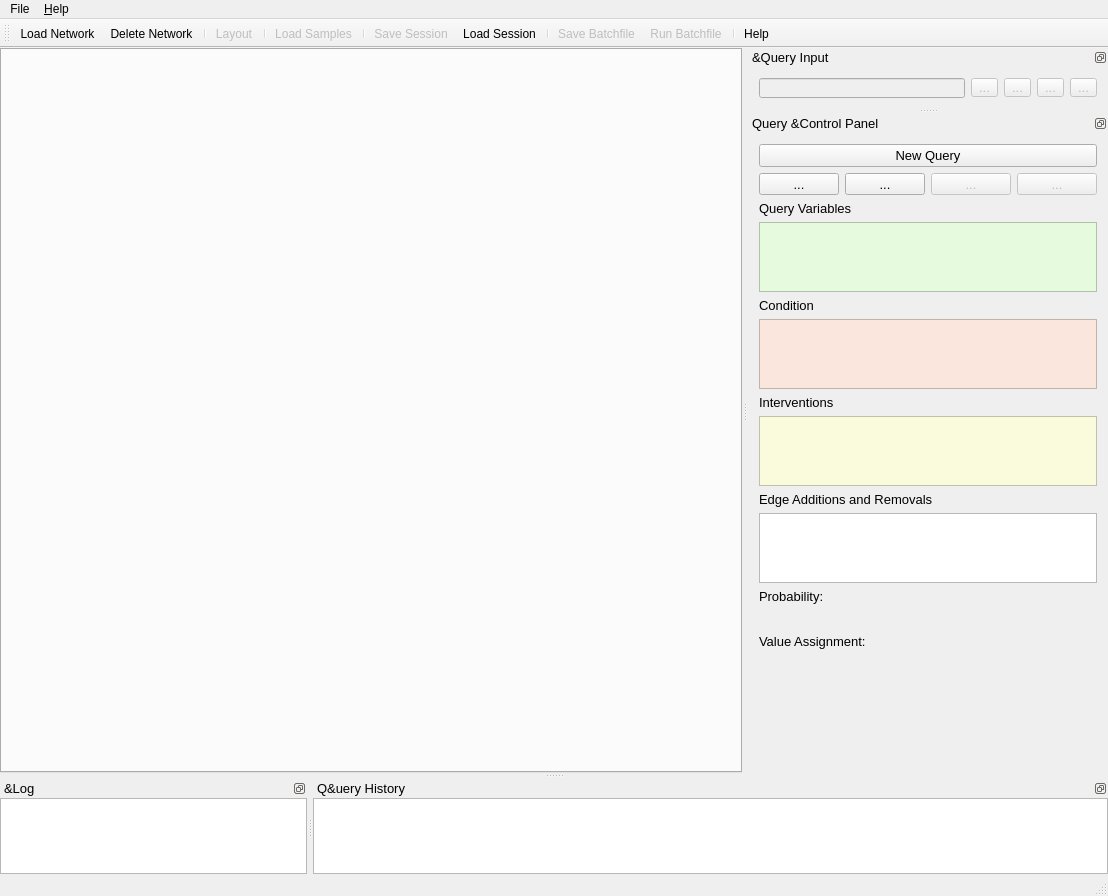
<?xml version="1.0" encoding="UTF-8"?>
<ui version="4.0">
 <class>MainWindow</class>
 <widget class="QMainWindow" name="MainWindow">
  <property name="windowModality">
   <enum>Qt::WindowModal</enum>
  </property>
  <property name="geometry">
   <rect>
    <x>0</x>
    <y>0</y>
    <width>1108</width>
    <height>896</height>
   </rect>
  </property>
  <property name="sizePolicy">
   <sizepolicy hsizetype="Expanding" vsizetype="Expanding">
    <horstretch>0</horstretch>
    <verstretch>0</verstretch>
   </sizepolicy>
  </property>
  <property name="focusPolicy">
   <enum>Qt::NoFocus</enum>
  </property>
  <property name="acceptDrops">
   <bool>false</bool>
  </property>
  <property name="windowTitle">
   <string>Causal Trail</string>
  </property>
  <widget class="QWidget" name="centralWidget">
   <property name="sizePolicy">
    <sizepolicy hsizetype="Expanding" vsizetype="Expanding">
     <horstretch>0</horstretch>
     <verstretch>0</verstretch>
    </sizepolicy>
   </property>
   <layout class="QHBoxLayout" name="horizontalLayout_2">
    <property name="spacing">
     <number>0</number>
    </property>
    <property name="leftMargin">
     <number>0</number>
    </property>
    <property name="topMargin">
     <number>0</number>
    </property>
    <property name="rightMargin">
     <number>0</number>
    </property>
    <property name="bottomMargin">
     <number>0</number>
    </property>
    <item>
     <widget class="QTabWidget" name="tabWidget">
      <property name="sizePolicy">
       <sizepolicy hsizetype="Expanding" vsizetype="Expanding">
        <horstretch>0</horstretch>
        <verstretch>0</verstretch>
       </sizepolicy>
      </property>
      <property name="currentIndex">
       <number>-1</number>
      </property>
      <property name="tabsClosable">
       <bool>true</bool>
      </property>
      <property name="movable">
       <bool>false</bool>
      </property>
     </widget>
    </item>
   </layout>
  </widget>
  <widget class="QMenuBar" name="menuBar">
   <property name="geometry">
    <rect>
     <x>0</x>
     <y>0</y>
     <width>1108</width>
     <height>25</height>
    </rect>
   </property>
   <widget class="QMenu" name="menuProgram">
    <property name="title">
     <string>&amp;Help</string>
    </property>
    <addaction name="actionAbout"/>
    <addaction name="actionHelp"/>
   </widget>
   <widget class="QMenu" name="menuFile">
    <property name="title">
     <string>File</string>
    </property>
    <addaction name="actionNew_Network"/>
    <addaction name="actionDelete_Network"/>
    <addaction name="actionLoad_Samples_2"/>
    <addaction name="actionSave_Session"/>
    <addaction name="actionLoad_Session_2"/>
    <addaction name="actionCreate_Batchfile_2"/>
    <addaction name="separator"/>
    <addaction name="actionExecute_Batchfile_2"/>
    <addaction name="actionLayout_2"/>
    <addaction name="separator"/>
    <addaction name="actionClose"/>
   </widget>
   <addaction name="menuFile"/>
   <addaction name="menuProgram"/>
  </widget>
  <widget class="QStatusBar" name="statusBar">
   <property name="enabled">
    <bool>true</bool>
   </property>
  </widget>
  <widget class="QToolBar" name="toolBar">
   <property name="enabled">
    <bool>true</bool>
   </property>
   <property name="windowTitle">
    <string>toolBar</string>
   </property>
   <property name="toolButtonStyle">
    <enum>Qt::ToolButtonTextBesideIcon</enum>
   </property>
   <attribute name="toolBarArea">
    <enum>TopToolBarArea</enum>
   </attribute>
   <attribute name="toolBarBreak">
    <bool>false</bool>
   </attribute>
   <addaction name="actionNewNetwork"/>
   <addaction name="actionDeleteNetwork"/>
   <addaction name="separator"/>
   <addaction name="actionLayout"/>
   <addaction name="separator"/>
   <addaction name="actionLoad_Samples"/>
   <addaction name="separator"/>
   <addaction name="actionSaveSession"/>
   <addaction name="actionLoad_Session"/>
   <addaction name="separator"/>
   <addaction name="actionCreate_Batchfile"/>
   <addaction name="actionExecute_Batchfile"/>
   <addaction name="separator"/>
   <addaction name="actionHelp_2"/>
  </widget>
  <widget class="QDockWidget" name="dockWidget_4">
   <property name="sizePolicy">
    <sizepolicy hsizetype="Expanding" vsizetype="Expanding">
     <horstretch>0</horstretch>
     <verstretch>0</verstretch>
    </sizepolicy>
   </property>
   <property name="minimumSize">
    <size>
     <width>0</width>
     <height>0</height>
    </size>
   </property>
   <property name="maximumSize">
    <size>
     <width>1920</width>
     <height>1080</height>
    </size>
   </property>
   <property name="font">
    <font>
     <pointsize>10</pointsize>
    </font>
   </property>
   <property name="features">
    <set>QDockWidget::DockWidgetFloatable|QDockWidget::DockWidgetMovable</set>
   </property>
   <property name="allowedAreas">
    <set>Qt::AllDockWidgetAreas</set>
   </property>
   <property name="windowTitle">
    <string>&amp;Log</string>
   </property>
   <attribute name="dockWidgetArea">
    <number>8</number>
   </attribute>
   <widget class="QWidget" name="dockWidgetContents_6">
    <property name="sizePolicy">
     <sizepolicy hsizetype="Ignored" vsizetype="Ignored">
      <horstretch>0</horstretch>
      <verstretch>0</verstretch>
     </sizepolicy>
    </property>
    <layout class="QGridLayout" name="gridLayout_3">
     <property name="sizeConstraint">
      <enum>QLayout::SetNoConstraint</enum>
     </property>
     <property name="leftMargin">
      <number>0</number>
     </property>
     <property name="topMargin">
      <number>0</number>
     </property>
     <property name="rightMargin">
      <number>0</number>
     </property>
     <property name="bottomMargin">
      <number>0</number>
     </property>
     <property name="spacing">
      <number>0</number>
     </property>
     <item row="0" column="0">
      <widget class="ListWidgetMultiCopy" name="Output">
       <property name="sizePolicy">
        <sizepolicy hsizetype="Preferred" vsizetype="Expanding">
         <horstretch>0</horstretch>
         <verstretch>0</verstretch>
        </sizepolicy>
       </property>
       <property name="maximumSize">
        <size>
         <width>16777215</width>
         <height>16777215</height>
        </size>
       </property>
       <property name="acceptDrops">
        <bool>false</bool>
       </property>
       <property name="layoutDirection">
        <enum>Qt::LeftToRight</enum>
       </property>
       <property name="autoFillBackground">
        <bool>true</bool>
       </property>
       <property name="sizeAdjustPolicy">
        <enum>QAbstractScrollArea::AdjustToContentsOnFirstShow</enum>
       </property>
       <property name="selectionMode">
        <enum>QAbstractItemView::ContiguousSelection</enum>
       </property>
       <property name="selectionBehavior">
        <enum>QAbstractItemView::SelectItems</enum>
       </property>
       <property name="movement">
        <enum>QListView::Static</enum>
       </property>
       <property name="resizeMode">
        <enum>QListView::Adjust</enum>
       </property>
      </widget>
     </item>
    </layout>
   </widget>
  </widget>
  <widget class="QDockWidget" name="dockWidget_2">
   <property name="enabled">
    <bool>true</bool>
   </property>
   <property name="sizePolicy">
    <sizepolicy hsizetype="Expanding" vsizetype="Expanding">
     <horstretch>0</horstretch>
     <verstretch>0</verstretch>
    </sizepolicy>
   </property>
   <property name="minimumSize">
    <size>
     <width>0</width>
     <height>0</height>
    </size>
   </property>
   <property name="maximumSize">
    <size>
     <width>1920</width>
     <height>60</height>
    </size>
   </property>
   <property name="font">
    <font>
     <pointsize>10</pointsize>
    </font>
   </property>
   <property name="features">
    <set>QDockWidget::DockWidgetFloatable|QDockWidget::DockWidgetMovable</set>
   </property>
   <property name="windowTitle">
    <string>&amp;Query Input</string>
   </property>
   <attribute name="dockWidgetArea">
    <number>2</number>
   </attribute>
   <widget class="QWidget" name="dockWidgetContents_4">
    <property name="enabled">
     <bool>false</bool>
    </property>
    <layout class="QHBoxLayout" name="horizontalLayout">
     <item>
      <widget class="QLineEdit" name="Input">
       <property name="minimumSize">
        <size>
         <width>0</width>
         <height>20</height>
        </size>
       </property>
       <property name="font">
        <font>
         <pointsize>12</pointsize>
        </font>
       </property>
       <property name="readOnly">
        <bool>false</bool>
       </property>
      </widget>
     </item>
     <item>
      <widget class="QToolButton" name="executeQueryButton">
       <property name="minimumSize">
        <size>
         <width>16</width>
         <height>16</height>
        </size>
       </property>
       <property name="text">
        <string>...</string>
       </property>
       <property name="icon">
        <iconset theme="dialog-ok-apply">
         <normaloff/>
        </iconset>
       </property>
      </widget>
     </item>
     <item>
      <widget class="QToolButton" name="deleteQueryButton">
       <property name="minimumSize">
        <size>
         <width>16</width>
         <height>16</height>
        </size>
       </property>
       <property name="text">
        <string>...</string>
       </property>
       <property name="icon">
        <iconset theme="edit-delete">
         <normaloff/>
        </iconset>
       </property>
      </widget>
     </item>
     <item>
      <widget class="QToolButton" name="loadPreviousQueryButton">
       <property name="enabled">
        <bool>false</bool>
       </property>
       <property name="minimumSize">
        <size>
         <width>16</width>
         <height>16</height>
        </size>
       </property>
       <property name="text">
        <string>...</string>
       </property>
       <property name="icon">
        <iconset theme="edit-undo">
         <normaloff/>
        </iconset>
       </property>
      </widget>
     </item>
     <item>
      <widget class="QToolButton" name="loadSuccessorQueryButton">
       <property name="enabled">
        <bool>false</bool>
       </property>
       <property name="minimumSize">
        <size>
         <width>16</width>
         <height>16</height>
        </size>
       </property>
       <property name="text">
        <string>...</string>
       </property>
       <property name="icon">
        <iconset theme="edit-redo">
         <normaloff/>
        </iconset>
       </property>
      </widget>
     </item>
    </layout>
   </widget>
  </widget>
  <widget class="QDockWidget" name="dockWidget_5">
   <property name="sizePolicy">
    <sizepolicy hsizetype="Expanding" vsizetype="Expanding">
     <horstretch>0</horstretch>
     <verstretch>0</verstretch>
    </sizepolicy>
   </property>
   <property name="minimumSize">
    <size>
     <width>0</width>
     <height>0</height>
    </size>
   </property>
   <property name="font">
    <font>
     <pointsize>10</pointsize>
    </font>
   </property>
   <property name="layoutDirection">
    <enum>Qt::LeftToRight</enum>
   </property>
   <property name="features">
    <set>QDockWidget::DockWidgetFloatable|QDockWidget::DockWidgetMovable</set>
   </property>
   <property name="windowTitle">
    <string>Query &amp;Control Panel</string>
   </property>
   <attribute name="dockWidgetArea">
    <number>2</number>
   </attribute>
   <widget class="QWidget" name="dockWidgetContents_2">
    <property name="sizePolicy">
     <sizepolicy hsizetype="Expanding" vsizetype="Expanding">
      <horstretch>0</horstretch>
      <verstretch>0</verstretch>
     </sizepolicy>
    </property>
    <layout class="QVBoxLayout" name="verticalLayout_4">
     <item>
      <widget class="QPushButton" name="newQuery">
       <property name="sizePolicy">
        <sizepolicy hsizetype="Expanding" vsizetype="Fixed">
         <horstretch>0</horstretch>
         <verstretch>0</verstretch>
        </sizepolicy>
       </property>
       <property name="minimumSize">
        <size>
         <width>80</width>
         <height>0</height>
        </size>
       </property>
       <property name="font">
        <font>
         <pointsize>10</pointsize>
        </font>
       </property>
       <property name="layoutDirection">
        <enum>Qt::LeftToRight</enum>
       </property>
       <property name="text">
        <string>New Query</string>
       </property>
      </widget>
     </item>
     <item>
      <layout class="QHBoxLayout" name="horizontalLayout_4">
       <property name="leftMargin">
        <number>0</number>
       </property>
       <item>
        <widget class="QToolButton" name="executeQueryButton_2">
         <property name="sizePolicy">
          <sizepolicy hsizetype="Fixed" vsizetype="Fixed">
           <horstretch>0</horstretch>
           <verstretch>0</verstretch>
          </sizepolicy>
         </property>
         <property name="minimumSize">
          <size>
           <width>80</width>
           <height>0</height>
          </size>
         </property>
         <property name="layoutDirection">
          <enum>Qt::LeftToRight</enum>
         </property>
         <property name="text">
          <string>...</string>
         </property>
         <property name="icon">
          <iconset theme="dialog-ok-apply">
           <normaloff/>
          </iconset>
         </property>
        </widget>
       </item>
       <item>
        <widget class="QToolButton" name="deleteQueryButton_2">
         <property name="sizePolicy">
          <sizepolicy hsizetype="Fixed" vsizetype="Fixed">
           <horstretch>0</horstretch>
           <verstretch>0</verstretch>
          </sizepolicy>
         </property>
         <property name="minimumSize">
          <size>
           <width>80</width>
           <height>0</height>
          </size>
         </property>
         <property name="layoutDirection">
          <enum>Qt::LeftToRight</enum>
         </property>
         <property name="text">
          <string>...</string>
         </property>
         <property name="icon">
          <iconset theme="edit-delete">
           <normaloff/>
          </iconset>
         </property>
        </widget>
       </item>
       <item>
        <widget class="QToolButton" name="loadPreviousQueryButton_2">
         <property name="enabled">
          <bool>false</bool>
         </property>
         <property name="sizePolicy">
          <sizepolicy hsizetype="Fixed" vsizetype="Fixed">
           <horstretch>0</horstretch>
           <verstretch>0</verstretch>
          </sizepolicy>
         </property>
         <property name="minimumSize">
          <size>
           <width>80</width>
           <height>0</height>
          </size>
         </property>
         <property name="layoutDirection">
          <enum>Qt::LeftToRight</enum>
         </property>
         <property name="text">
          <string>...</string>
         </property>
         <property name="icon">
          <iconset theme="edit-undo">
           <normaloff/>
          </iconset>
         </property>
        </widget>
       </item>
       <item>
        <widget class="QToolButton" name="loadSuccessorQueryButton_2">
         <property name="enabled">
          <bool>false</bool>
         </property>
         <property name="sizePolicy">
          <sizepolicy hsizetype="Fixed" vsizetype="Fixed">
           <horstretch>0</horstretch>
           <verstretch>0</verstretch>
          </sizepolicy>
         </property>
         <property name="minimumSize">
          <size>
           <width>80</width>
           <height>0</height>
          </size>
         </property>
         <property name="layoutDirection">
          <enum>Qt::LeftToRight</enum>
         </property>
         <property name="text">
          <string>...</string>
         </property>
         <property name="icon">
          <iconset theme="edit-redo">
           <normaloff/>
          </iconset>
         </property>
        </widget>
       </item>
      </layout>
     </item>
     <item>
      <widget class="QLabel" name="queryLabel">
       <property name="text">
        <string>Query Variables</string>
       </property>
      </widget>
     </item>
     <item>
      <widget class="QListWidget" name="queryVariableList">
       <property name="font">
        <font>
         <pointsize>10</pointsize>
        </font>
       </property>
       <property name="autoFillBackground">
        <bool>true</bool>
       </property>
       <property name="styleSheet">
        <string notr="true">background-color: hsv(100, 30, 250)</string>
       </property>
       <property name="sizeAdjustPolicy">
        <enum>QAbstractScrollArea::AdjustToContents</enum>
       </property>
      </widget>
     </item>
     <item>
      <widget class="QLabel" name="conditionLabel">
       <property name="text">
        <string>Condition</string>
       </property>
      </widget>
     </item>
     <item>
      <widget class="QListWidget" name="conditionVariableList">
       <property name="font">
        <font>
         <pointsize>10</pointsize>
        </font>
       </property>
       <property name="styleSheet">
        <string notr="true">background-color: hsv(20, 30, 250)</string>
       </property>
       <property name="sizeAdjustPolicy">
        <enum>QAbstractScrollArea::AdjustToContents</enum>
       </property>
      </widget>
     </item>
     <item>
      <widget class="QLabel" name="interventionLabel">
       <property name="text">
        <string>Interventions</string>
       </property>
      </widget>
     </item>
     <item>
      <widget class="QListWidget" name="interventionVariableList">
       <property name="sizePolicy">
        <sizepolicy hsizetype="Expanding" vsizetype="Expanding">
         <horstretch>0</horstretch>
         <verstretch>0</verstretch>
        </sizepolicy>
       </property>
       <property name="font">
        <font>
         <pointsize>10</pointsize>
        </font>
       </property>
       <property name="styleSheet">
        <string notr="true">background-color: hsv(60, 30, 250)</string>
       </property>
       <property name="sizeAdjustPolicy">
        <enum>QAbstractScrollArea::AdjustToContents</enum>
       </property>
      </widget>
     </item>
     <item>
      <widget class="QLabel" name="edgeAdReLabel">
       <property name="text">
        <string>Edge Additions and Removals</string>
       </property>
      </widget>
     </item>
     <item>
      <widget class="QListWidget" name="edgeAdditionsRemovalList">
       <property name="sizePolicy">
        <sizepolicy hsizetype="Expanding" vsizetype="Expanding">
         <horstretch>0</horstretch>
         <verstretch>0</verstretch>
        </sizepolicy>
       </property>
       <property name="font">
        <font>
         <pointsize>10</pointsize>
        </font>
       </property>
       <property name="sizeAdjustPolicy">
        <enum>QAbstractScrollArea::AdjustIgnored</enum>
       </property>
      </widget>
     </item>
     <item>
      <layout class="QVBoxLayout" name="verticalLayout_2">
       <item>
        <widget class="QLabel" name="probLabel">
         <property name="text">
          <string>Probability: </string>
         </property>
        </widget>
       </item>
       <item>
        <widget class="QLabel" name="probResultLabel">
         <property name="sizePolicy">
          <sizepolicy hsizetype="Expanding" vsizetype="Expanding">
           <horstretch>0</horstretch>
           <verstretch>0</verstretch>
          </sizepolicy>
         </property>
         <property name="minimumSize">
          <size>
           <width>100</width>
           <height>0</height>
          </size>
         </property>
         <property name="font">
          <font>
           <family>Monospace</family>
           <pointsize>12</pointsize>
          </font>
         </property>
         <property name="text">
          <string/>
         </property>
         <property name="alignment">
          <set>Qt::AlignLeading|Qt::AlignLeft|Qt::AlignVCenter</set>
         </property>
        </widget>
       </item>
      </layout>
     </item>
     <item>
      <layout class="QVBoxLayout" name="verticalLayout">
       <item>
        <widget class="QLabel" name="valueLabel">
         <property name="text">
          <string>Value Assignment:</string>
         </property>
        </widget>
       </item>
       <item>
        <widget class="QLabel" name="valueMaxLabel">
         <property name="sizePolicy">
          <sizepolicy hsizetype="Expanding" vsizetype="Expanding">
           <horstretch>0</horstretch>
           <verstretch>0</verstretch>
          </sizepolicy>
         </property>
         <property name="minimumSize">
          <size>
           <width>100</width>
           <height>0</height>
          </size>
         </property>
         <property name="font">
          <font>
           <family>Monospace</family>
           <pointsize>12</pointsize>
          </font>
         </property>
         <property name="toolTip">
          <string/>
         </property>
         <property name="text">
          <string/>
         </property>
         <property name="scaledContents">
          <bool>false</bool>
         </property>
         <property name="alignment">
          <set>Qt::AlignLeading|Qt::AlignLeft|Qt::AlignVCenter</set>
         </property>
        </widget>
       </item>
      </layout>
     </item>
     <item>
      <spacer name="verticalSpacer">
       <property name="orientation">
        <enum>Qt::Vertical</enum>
       </property>
       <property name="sizeHint" stdset="0">
        <size>
         <width>20</width>
         <height>1080</height>
        </size>
       </property>
      </spacer>
     </item>
    </layout>
   </widget>
  </widget>
  <widget class="QDockWidget" name="dockWidget_3">
   <property name="sizePolicy">
    <sizepolicy hsizetype="Expanding" vsizetype="Expanding">
     <horstretch>0</horstretch>
     <verstretch>0</verstretch>
    </sizepolicy>
   </property>
   <property name="minimumSize">
    <size>
     <width>0</width>
     <height>0</height>
    </size>
   </property>
   <property name="font">
    <font>
     <pointsize>10</pointsize>
    </font>
   </property>
   <property name="features">
    <set>QDockWidget::DockWidgetFloatable|QDockWidget::DockWidgetMovable</set>
   </property>
   <property name="windowTitle">
    <string>Q&amp;uery History</string>
   </property>
   <attribute name="dockWidgetArea">
    <number>8</number>
   </attribute>
   <widget class="QWidget" name="dockWidgetContents_3">
    <layout class="QVBoxLayout" name="verticalLayout_3">
     <property name="spacing">
      <number>0</number>
     </property>
     <property name="leftMargin">
      <number>0</number>
     </property>
     <property name="topMargin">
      <number>0</number>
     </property>
     <property name="rightMargin">
      <number>0</number>
     </property>
     <property name="bottomMargin">
      <number>0</number>
     </property>
     <item>
      <widget class="QListWidget" name="queryHistory">
       <property name="maximumSize">
        <size>
         <width>16777215</width>
         <height>16777215</height>
        </size>
       </property>
       <property name="sizeAdjustPolicy">
        <enum>QAbstractScrollArea::AdjustToContents</enum>
       </property>
      </widget>
     </item>
    </layout>
   </widget>
  </widget>
  <action name="actionLoad_Samples">
   <property name="enabled">
    <bool>false</bool>
   </property>
   <property name="icon">
    <iconset theme="document-open">
     <normaloff/>
    </iconset>
   </property>
   <property name="text">
    <string>Load Samples</string>
   </property>
  </action>
  <action name="actionClose">
   <property name="icon">
    <iconset theme="application-exit">
     <normaloff/>
    </iconset>
   </property>
   <property name="text">
    <string>&amp;Close</string>
   </property>
  </action>
  <action name="actionAbout">
   <property name="text">
    <string>&amp;About</string>
   </property>
  </action>
  <action name="actionNewNetwork">
   <property name="icon">
    <iconset theme="document-open">
     <normaloff/>
    </iconset>
   </property>
   <property name="text">
    <string>Load Network</string>
   </property>
  </action>
  <action name="actionDeleteNetwork">
   <property name="icon">
    <iconset theme="document-close">
     <normaloff/>
    </iconset>
   </property>
   <property name="text">
    <string>Delete Network</string>
   </property>
  </action>
  <action name="actionLayout">
   <property name="enabled">
    <bool>false</bool>
   </property>
   <property name="icon">
    <iconset theme="nepomuk">
     <normaloff/>
    </iconset>
   </property>
   <property name="text">
    <string>Layout</string>
   </property>
  </action>
  <action name="actionSaveSession">
   <property name="enabled">
    <bool>false</bool>
   </property>
   <property name="icon">
    <iconset theme="document-save">
     <normaloff/>
    </iconset>
   </property>
   <property name="text">
    <string>Save Session</string>
   </property>
  </action>
  <action name="actionNew_Network">
   <property name="icon">
    <iconset theme="document-new">
     <normaloff/>
    </iconset>
   </property>
   <property name="text">
    <string>&amp;New Network</string>
   </property>
  </action>
  <action name="actionDelete_Network">
   <property name="icon">
    <iconset theme="document-close">
     <normaloff/>
    </iconset>
   </property>
   <property name="text">
    <string>&amp;Delete Network</string>
   </property>
  </action>
  <action name="actionLoad_Samples_2">
   <property name="icon">
    <iconset theme="document-open">
     <normaloff/>
    </iconset>
   </property>
   <property name="text">
    <string>&amp;Load Samples</string>
   </property>
  </action>
  <action name="actionSave_Session">
   <property name="icon">
    <iconset theme="document-save">
     <normaloff/>
    </iconset>
   </property>
   <property name="text">
    <string>&amp;Save Session</string>
   </property>
  </action>
  <action name="actionLayout_2">
   <property name="text">
    <string>La&amp;yout</string>
   </property>
  </action>
  <action name="actionLoad_Session">
   <property name="icon">
    <iconset theme="document-open">
     <normaloff/>
    </iconset>
   </property>
   <property name="text">
    <string>Load Session</string>
   </property>
  </action>
  <action name="actionLoad_Session_2">
   <property name="icon">
    <iconset theme="document-open">
     <normaloff/>
    </iconset>
   </property>
   <property name="text">
    <string>L&amp;oad Session</string>
   </property>
  </action>
  <action name="actionCreate_Batchfile">
   <property name="enabled">
    <bool>false</bool>
   </property>
   <property name="icon">
    <iconset theme="document-save">
     <normaloff/>
    </iconset>
   </property>
   <property name="text">
    <string>Save Batchfile</string>
   </property>
  </action>
  <action name="actionExecute_Batchfile">
   <property name="enabled">
    <bool>false</bool>
   </property>
   <property name="icon">
    <iconset theme="system-run">
     <normaloff/>
    </iconset>
   </property>
   <property name="text">
    <string>Run Batchfile</string>
   </property>
  </action>
  <action name="actionCreate_Batchfile_2">
   <property name="icon">
    <iconset theme="document-new">
     <normaloff/>
    </iconset>
   </property>
   <property name="text">
    <string>&amp;Create Batchfile</string>
   </property>
  </action>
  <action name="actionExecute_Batchfile_2">
   <property name="text">
    <string>&amp;Execute Batchfile</string>
   </property>
  </action>
  <action name="actionHelp">
   <property name="text">
    <string>&amp;Help</string>
   </property>
  </action>
  <action name="actionHelp_2">
   <property name="icon">
    <iconset theme="help-contents">
     <normaloff/>
    </iconset>
   </property>
   <property name="text">
    <string>Help</string>
   </property>
   <property name="toolTip">
    <string>Shows the documentation of CausalTrail</string>
   </property>
  </action>
 </widget>
 <layoutdefault spacing="6" margin="11"/>
 <customwidgets>
  <customwidget>
   <class>ListWidgetMultiCopy</class>
   <extends>QListWidget</extends>
   <header location="global">listwidgetmulticopy.h</header>
  </customwidget>
 </customwidgets>
 <resources/>
 <connections>
  <connection>
   <sender>actionLoad_Samples_2</sender>
   <signal>triggered()</signal>
   <receiver>actionLoad_Samples</receiver>
   <slot>trigger()</slot>
   <hints>
    <hint type="sourcelabel">
     <x>-1</x>
     <y>-1</y>
    </hint>
    <hint type="destinationlabel">
     <x>-1</x>
     <y>-1</y>
    </hint>
   </hints>
  </connection>
  <connection>
   <sender>deleteQueryButton_2</sender>
   <signal>clicked()</signal>
   <receiver>deleteQueryButton</receiver>
   <slot>click()</slot>
   <hints>
    <hint type="sourcelabel">
     <x>966</x>
     <y>159</y>
    </hint>
    <hint type="destinationlabel">
     <x>472</x>
     <y>682</y>
    </hint>
   </hints>
  </connection>
  <connection>
   <sender>loadPreviousQueryButton_2</sender>
   <signal>clicked()</signal>
   <receiver>loadPreviousQueryButton</receiver>
   <slot>click()</slot>
   <hints>
    <hint type="sourcelabel">
     <x>966</x>
     <y>215</y>
    </hint>
    <hint type="destinationlabel">
     <x>501</x>
     <y>682</y>
    </hint>
   </hints>
  </connection>
  <connection>
   <sender>loadSuccessorQueryButton_2</sender>
   <signal>clicked()</signal>
   <receiver>loadSuccessorQueryButton</receiver>
   <slot>click()</slot>
   <hints>
    <hint type="sourcelabel">
     <x>966</x>
     <y>187</y>
    </hint>
    <hint type="destinationlabel">
     <x>530</x>
     <y>682</y>
    </hint>
   </hints>
  </connection>
  <connection>
   <sender>executeQueryButton_2</sender>
   <signal>clicked()</signal>
   <receiver>executeQueryButton</receiver>
   <slot>click()</slot>
   <hints>
    <hint type="sourcelabel">
     <x>966</x>
     <y>131</y>
    </hint>
    <hint type="destinationlabel">
     <x>443</x>
     <y>682</y>
    </hint>
   </hints>
  </connection>
  <connection>
   <sender>actionNew_Network</sender>
   <signal>triggered()</signal>
   <receiver>actionNewNetwork</receiver>
   <slot>trigger()</slot>
   <hints>
    <hint type="sourcelabel">
     <x>-1</x>
     <y>-1</y>
    </hint>
    <hint type="destinationlabel">
     <x>-1</x>
     <y>-1</y>
    </hint>
   </hints>
  </connection>
  <connection>
   <sender>actionDelete_Network</sender>
   <signal>triggered()</signal>
   <receiver>actionDeleteNetwork</receiver>
   <slot>trigger()</slot>
   <hints>
    <hint type="sourcelabel">
     <x>-1</x>
     <y>-1</y>
    </hint>
    <hint type="destinationlabel">
     <x>-1</x>
     <y>-1</y>
    </hint>
   </hints>
  </connection>
  <connection>
   <sender>actionSave_Session</sender>
   <signal>triggered()</signal>
   <receiver>actionSaveSession</receiver>
   <slot>trigger()</slot>
   <hints>
    <hint type="sourcelabel">
     <x>-1</x>
     <y>-1</y>
    </hint>
    <hint type="destinationlabel">
     <x>-1</x>
     <y>-1</y>
    </hint>
   </hints>
  </connection>
  <connection>
   <sender>actionLayout_2</sender>
   <signal>triggered()</signal>
   <receiver>actionLayout</receiver>
   <slot>trigger()</slot>
   <hints>
    <hint type="sourcelabel">
     <x>-1</x>
     <y>-1</y>
    </hint>
    <hint type="destinationlabel">
     <x>-1</x>
     <y>-1</y>
    </hint>
   </hints>
  </connection>
  <connection>
   <sender>Input</sender>
   <signal>returnPressed()</signal>
   <receiver>executeQueryButton</receiver>
   <slot>click()</slot>
   <hints>
    <hint type="sourcelabel">
     <x>212</x>
     <y>683</y>
    </hint>
    <hint type="destinationlabel">
     <x>443</x>
     <y>682</y>
    </hint>
   </hints>
  </connection>
  <connection>
   <sender>actionLoad_Session_2</sender>
   <signal>triggered()</signal>
   <receiver>actionLoad_Session</receiver>
   <slot>trigger()</slot>
   <hints>
    <hint type="sourcelabel">
     <x>-1</x>
     <y>-1</y>
    </hint>
    <hint type="destinationlabel">
     <x>-1</x>
     <y>-1</y>
    </hint>
   </hints>
  </connection>
  <connection>
   <sender>actionCreate_Batchfile_2</sender>
   <signal>triggered()</signal>
   <receiver>actionCreate_Batchfile</receiver>
   <slot>trigger()</slot>
   <hints>
    <hint type="sourcelabel">
     <x>-1</x>
     <y>-1</y>
    </hint>
    <hint type="destinationlabel">
     <x>-1</x>
     <y>-1</y>
    </hint>
   </hints>
  </connection>
  <connection>
   <sender>actionExecute_Batchfile_2</sender>
   <signal>triggered()</signal>
   <receiver>actionExecute_Batchfile</receiver>
   <slot>trigger()</slot>
   <hints>
    <hint type="sourcelabel">
     <x>-1</x>
     <y>-1</y>
    </hint>
    <hint type="destinationlabel">
     <x>-1</x>
     <y>-1</y>
    </hint>
   </hints>
  </connection>
 </connections>
</ui>
